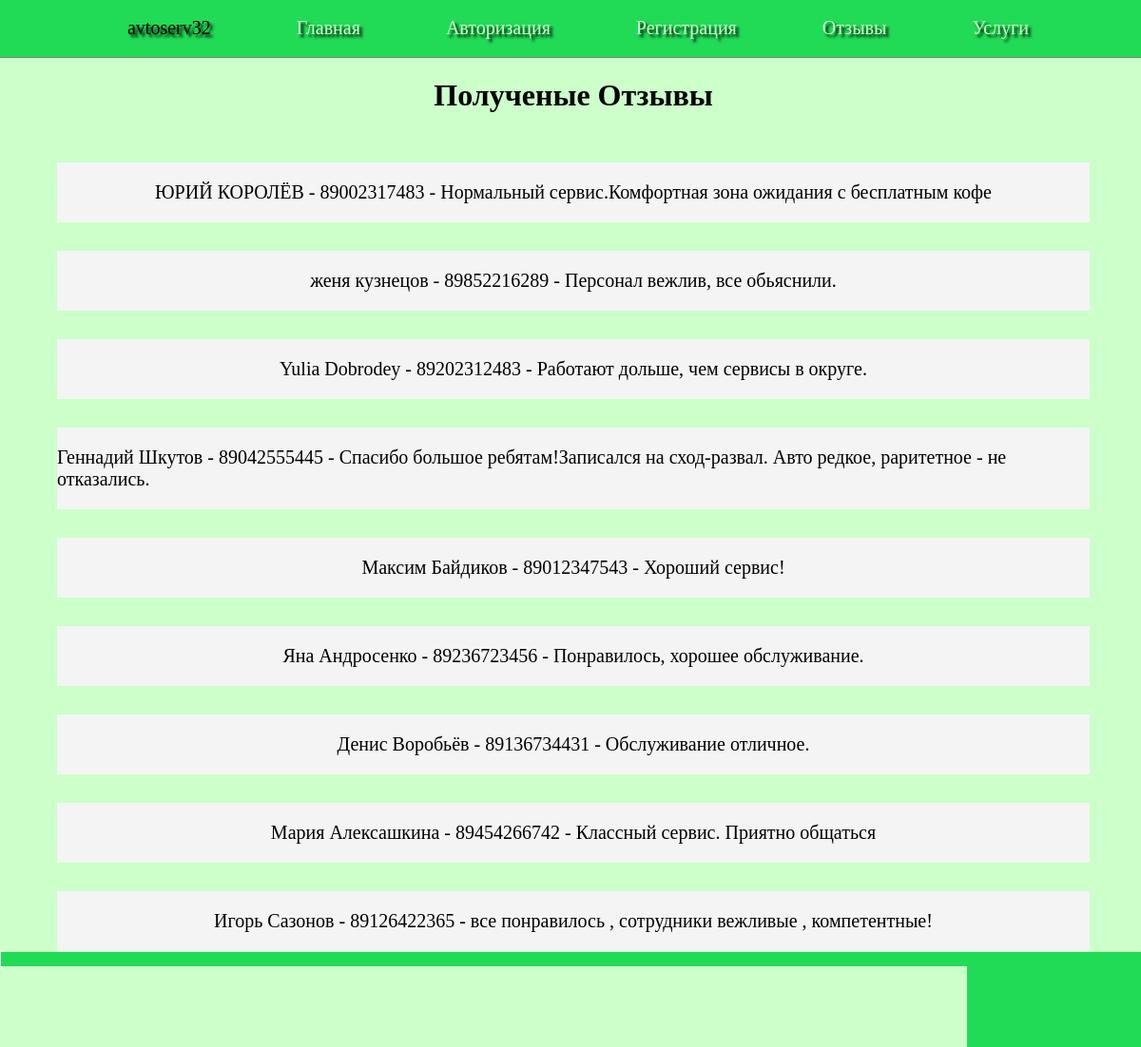
Screenshot of /poluchotz with the database file from the repository.
### tables this page shows
CREATE TABLE otziv (
id integer primary key autoincrement,
username text not null,
email text not null,
messeng text not null
);

### avtoserv/routes.py (the view)
@app.route('/poluchotz')
def poluchotz():
    db = get_db()
    db = FDataBase(db)
    print(db.getOtz())
    return render_template('poluchotz.html',title = 'Отзывы', menu=menu, otziv=db.getOtz())

### avtoserv/bd_exe.py (called while the page is built)
def connect_db():
    conn = sqlite3.connect(app.config['DATABASE'])
    conn.row_factory = sqlite3.Row
    return conn

    def getOtz(self):
        sql = 'SELECT * FROM otziv'
        try:
            self.__cursor.execute(sql)
            res = self.__cursor.fetchall()
            if res: return res;
        except:
            print('шибка чтения бд')
        return ()

### avtoserv/routes.py (called while the page is built)
def get_db():
    if not hasattr(g,'link_db'):
        g.link_db = connect_db()
    return g.link_db

### avtoserv/templates/poluchotz.html
{% extends "base.html" %}
{% block content %}
{{super()}}
<div class="wrapper">
<h1>Полученые Отзывы</h1>
{%- block otziv -%}
        {% for n in otziv -%}
        <div class="otziv">
        <p>{{ n['username']}} - {{ n['email'] }} - {{ n['messeng'] }}</p>
        </div>
        {% endfor -%}
{%- endblock otziv -%}
</div>
{% endblock %}

### avtoserv/static/css/styles.css (style rules this page uses)
html, body { font-family: 'Times'; margin: 0 auto; padding: 0; height: 100%; width: 1206px; }
h1 { text-align: center; }
.wrapper { background-color: #CCFFCA; padding-bottom: 1px; display: flex; flex-direction: column; gap: 20px; }
.otziv { display: flex; margin-top: 10px; background: #f4f4f4; justify-content: center; margin-left: 60px; margin-right: 60px; }
.otziv p { font-size: 20px; }

### rows the page displays
otziv: username "ЮРИЙ КОРОЛЁВ", email "89002317483", messeng "Нормальный сервис.Комфортная зона ожидания с бесплатным кофе"
otziv: username "женя кузнецов", email "89852216289", messeng "Персонал вежлив, все обьяснили."
otziv: username "Yulia Dobrodey", email "89202312483", messeng "Работают дольше, чем сервисы в округе."
otziv: username "Геннадий Шкутов", email "89042555445", messeng "Спасибо большое ребятам!Записался на сход-развал. Авто редкое, раритетное - не отказались."
otziv: username "Максим Байдиков", email "89012347543", messeng "Хороший сервис!"
otziv: username "Яна Андросенко", email "89236723456", messeng "Понравилось, хорошее обслуживание."
otziv: username "Денис Воробьёв", email "89136734431", messeng "Обслуживание отличное."
otziv: username "Мария Алексашкина", email "89454266742", messeng "Классный сервис. Приятно общаться"
otziv: username "Игорь Сазонов", email "89126422365", messeng "все понравилось , сотрудники вежливые , компетентные!"

### other values shown
{{ m['name'] }} "Главная" "Авторизация" "Регистрация" "Отзывы" "Услуги"
